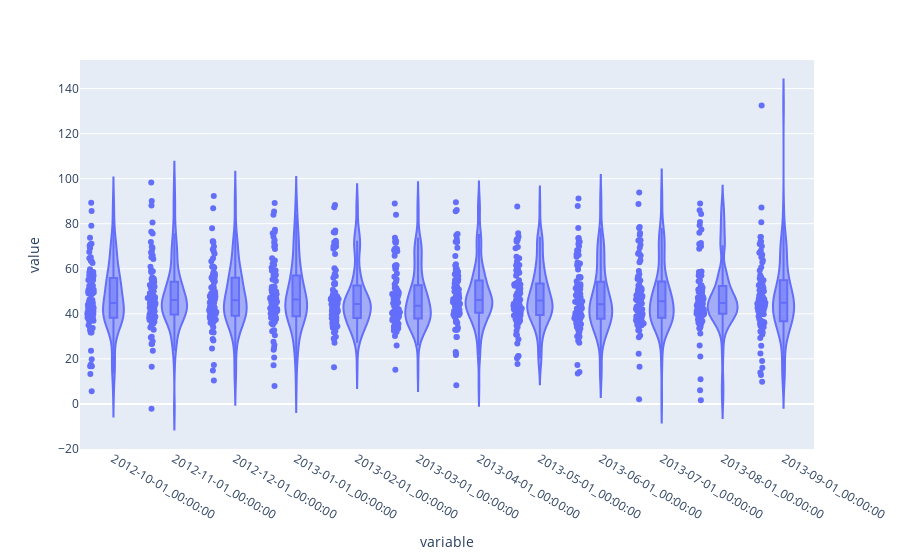

Here is the notebook cell this chart was saved with:
### Markdown cell above
### Task 3: Basic EDA
- Using plotly express, create a violin plot of each numerical feature in the data.

### Code cell
import matplotlib.pyplot as plt 
import plotly.express as px

def plot_violin(df, x= 'Date', y= 'Price',
                points= 'all', color='price',
                notched= True,
                title= 'Average food cost per person',
                ):
    fig = px.violin(df, box=True, points="all")
    fig.show()
plot_violin(df.select_dtypes(include='number'))

### Figure 1 — Plotly figure (JSON) as saved in the notebook; plotly's stock layout.template omitted (floating-point values rounded to 4 significant figures; data arrays with more than 128 entries replaced by an {"elided": "..."} marker saying what was removed)
{"data": [{"alignmentgroup": "True", "box": {"visible": true}, "hovertemplate": "variable=%{x}<br>value=%{y}<extra></extra>", "legendgroup": "", "marker": {"color": "#636efa"}, "name": "", "offsetgroup": "", "orientation": "v", "points": "all", "scalegroup": "True", "showlegend": false, "type": "violin", "x": {"elided": "1104 str values"}, "x0": " ", "xaxis": "x", "y": {"elided": "1104 float values"}, "y0": " ", "yaxis": "y"}], "layout": {"legend": {"tracegroupgap": 0}, "margin": {"t": 60}, "violinmode": "group", "xaxis": {"anchor": "y", "domain": [0, 1], "title": {"text": "variable"}}, "yaxis": {"anchor": "x", "domain": [0, 1], "title": {"text": "value"}}}}
